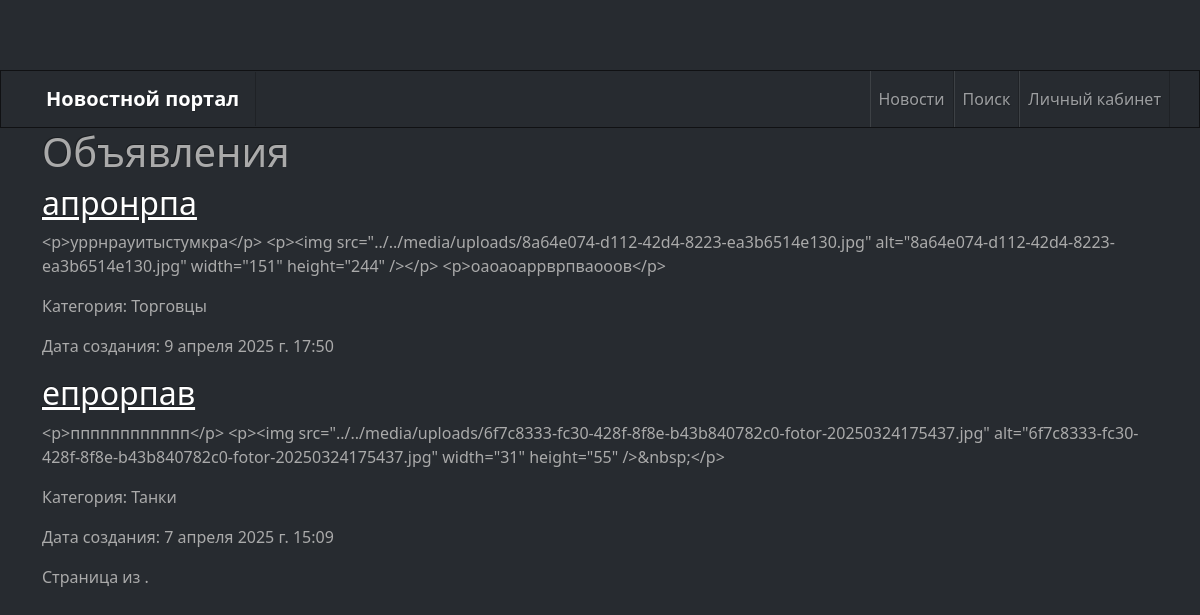
The app's page /Advert/advertisement/, older data.
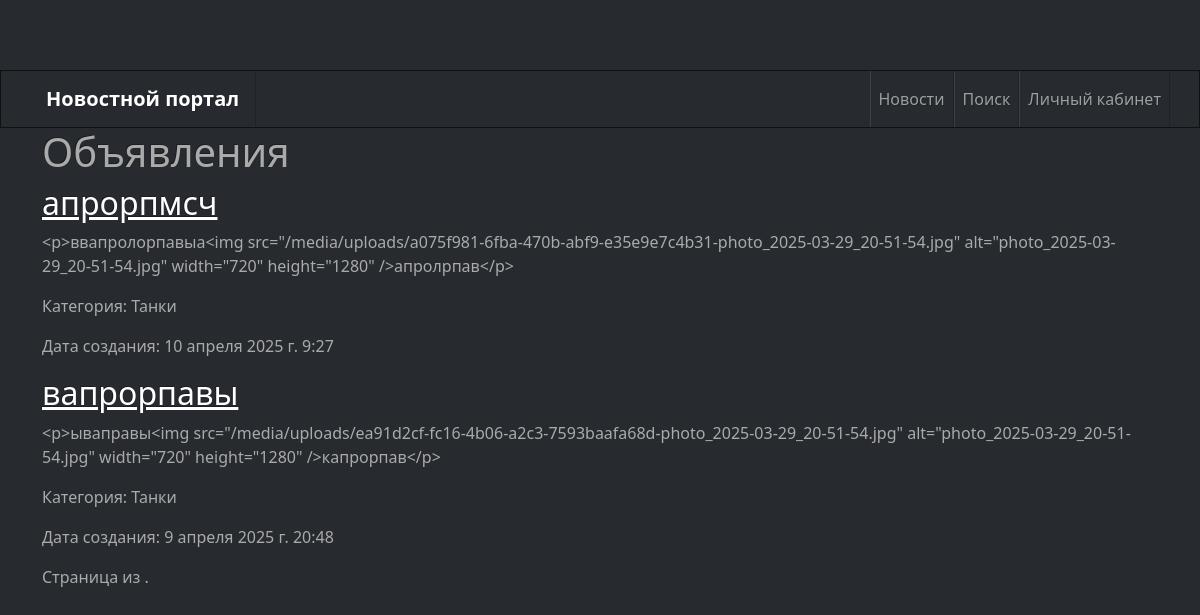
The same page, newer data.
### Advert/models.py (models this page shows, shortened)
class Advertisement(models.Model):
    title = models.CharField(max_length=255)
    category = models.CharField(max_length=100, choices=CATEGORY_CHOICES)
    content = RichTextUploadingField()  # WYSIWYG-поле с HTML
    created_at = models.DateTimeField(default=timezone.now)
    author = models.ForeignKey(settings.AUTH_USER_MODEL, on_delete=models.CASCADE,
                               related_name='advertisements')

### Advert/views.py (the view)
# urls.py: path('advertisement/', AdvertisementListView.as_view(), name='advertisement_list'),
class AdvertisementListView(ListView):
    model = Advertisement
    ordering = ['-created_at']
    template_name = 'advertisement_list.html'
    context_object_name = 'advertisements'
    paginate_by = 2

### templates/advertisement_list.html (shortened to what this page needs)
{% extends 'base.html' %}
{% block content %}
    <h1>Объявления</h1>
    <div class="advertisements">
        {% for advertisement in advertisements %}
            <div class="advertisement">
                <h2><a href="{% url 'advertisement_detail' advertisement.id %}">{{ advertisement.title }}</a></h2>
                <p>{{ advertisement.content|truncatewords:20 }}</p>
                <p>Категория: {{ advertisement.get_category_display }}</p>
                <p>Дата создания: {{ advertisement.created_at }}</p>
            </div>
        {% endfor %}
    </div>
    <div class="pagination">
        <span class="step-links">
            <span class="current">
                Страница {{ advertisements.number }} из {{ advertisements.paginator.num_pages }}.
            </span>
        </span>
    </div>
{% endblock %}

### templates/base.html (shortened to what this page needs)
<!DOCTYPE html>
<html lang="ru">
<head>
    <link rel="stylesheet" href="https://cdn.jsdelivr.net/npm/bootswatch@5.3.2/dist/slate/bootstrap.min.css">
</head>
<body>
    <nav class="navbar navbar-expand-lg navbar-dark bg-dark static-top">
        <div class="container">
            <a class="navbar-brand" href="/">Новостной портал</a>
            <div class="collapse navbar-collapse justify-content-end" id="navbarResponsive">
                <ul class="navbar-nav">
                    <li class="nav-item"><a class="nav-link" href="/posts/">Новости</a></li>
                    <li class="nav-item"><a class="nav-link" href="/posts/search/">Поиск</a></li>
                    <li class="nav-item"><a class="nav-link" href="/">Личный кабинет</a></li>
                </ul>
            </div>
        </div>
    </nav>
    <main class="container">
        {% block content %}{% endblock %}
    </main>
</body>
</html>

### templates/base.html (style rules this page uses)
body { padding-top: 70px; }
.navbar-brand { font-weight: bold; }

Row changes from the older to the newer data that the page shows:
no longer on this page (row unchanged): Advertisement: title "апронрпа", content "<p>уррнрауитыстумкра</p> <p><img src=\"../../media/uploads/8a64e074-d112-42d4-8223-ea3b6514e130.jpg\" alt=\"8a64e074-d112-42d4-8223-ea3b6514e130.jpg\" width=\"151\" height=\"244\" /></p> <p>оаоаоаррврпваооов</p>", category "Торговцы", created_at "9 апреля 2025 г. 17:50"
no longer on this page (row unchanged): Advertisement: title "епрорпав", content "<p>пппппппппппп</p> <p><img src=\"../../media/uploads/6f7c8333-fc30-428f-8f8e-b43b840782c0-fotor-20250324175437.jpg\" alt=\"6f7c8333-fc30-428f-8f8e-b43b840782c0-fotor-20250324175437.jpg\" width=\"31\" height=\"55\" />&nbsp;</p>", category "Танки", created_at "7 апреля 2025 г. 15:09"
added Advertisement: title "апрорпмсч", content "<p>ввапролорпавыа<img src=\"/media/uploads/a075f981-6fba-470b-abf9-e35e9e7c4b31-photo_2025-03-29_20-51-54.jpg\" alt=\"photo_2025-03-29_20-51-54.jpg\" width=\"720\" height=\"1280\" />апролрпав</p>", category "Танки", created_at "10 апреля 2025 г. 9:27"
added Advertisement: title "вапрорпавы", content "<p>ываправы<img src=\"/media/uploads/ea91d2cf-fc16-4b06-a2c3-7593baafa68d-photo_2025-03-29_20-51-54.jpg\" alt=\"photo_2025-03-29_20-51-54.jpg\" width=\"720\" height=\"1280\" />капрорпав</p>", category "Танки", created_at "9 апреля 2025 г. 20:48"
